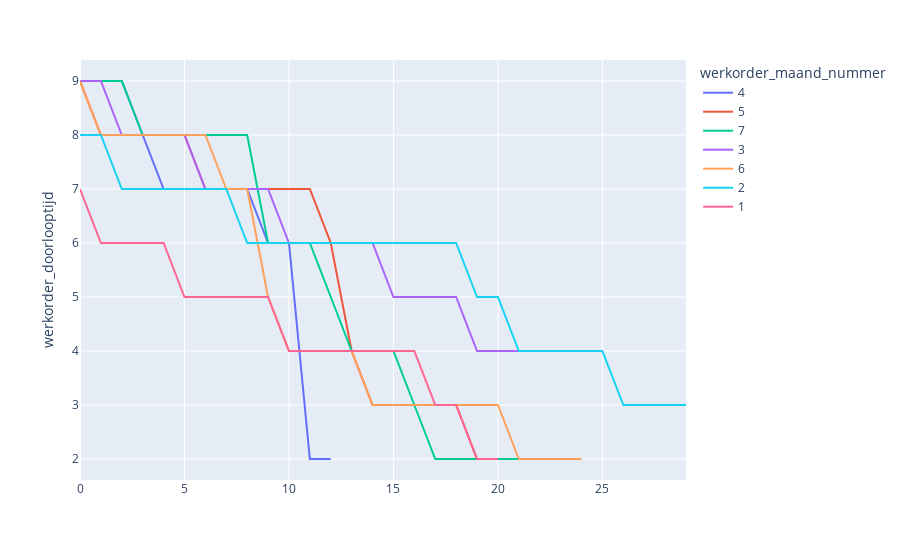

Notebook cell for this chart:
### Code cell
fig = px.line(werkorder_df.sort_values("werkorder_doorlooptijd", ascending=False),  y="werkorder_doorlooptijd", color='werkorder_maand_nummer')
fig.show()

### Figure 1 — Plotly figure (JSON) as saved in the notebook; plotly's stock layout.template omitted (floating-point values rounded to 4 significant figures)
{"data": [{"hovertemplate": "werkorder_maand_nummer=4<br>werkorder_doorlooptijd=%{y}<extra></extra>", "legendgroup": "4", "line": {"color": "#636efa", "dash": "solid"}, "mode": "lines", "name": "4", "showlegend": true, "type": "scatter", "xaxis": "x", "y": [9, 9, 9, 8, 7, 7, 7, 7, 7, 6, 6, 2, 2], "yaxis": "y"}, {"hovertemplate": "werkorder_maand_nummer=5<br>werkorder_doorlooptijd=%{y}<extra></extra>", "legendgroup": "5", "line": {"color": "#EF553B", "dash": "solid"}, "mode": "lines", "name": "5", "showlegend": true, "type": "scatter", "xaxis": "x", "y": [9, 8, 8, 8, 8, 8, 7, 7, 7, 7, 7, 7, 6, 4, 3, 3, 3, 3, 3, 2, 2, 2, 2, 2], "yaxis": "y"}, {"hovertemplate": "werkorder_maand_nummer=7<br>werkorder_doorlooptijd=%{y}<extra></extra>", "legendgroup": "7", "line": {"color": "#00cc96", "dash": "solid"}, "mode": "lines", "name": "7", "showlegend": true, "type": "scatter", "xaxis": "x", "y": [9, 9, 9, 8, 8, 8, 8, 8, 8, 6, 6, 6, 5, 4, 4, 4, 3, 2, 2, 2, 2, 2, 2], "yaxis": "y"}, {"hovertemplate": "werkorder_maand_nummer=3<br>werkorder_doorlooptijd=%{y}<extra></extra>", "legendgroup": "3", "line": {"color": "#ab63fa", "dash": "solid"}, "mode": "lines", "name": "3", "showlegend": true, "type": "scatter", "xaxis": "x", "y": [9, 9, 8, 8, 8, 8, 7, 7, 7, 7, 6, 6, 6, 6, 6, 5, 5, 5, 5, 4, 4, 4], "yaxis": "y"}, {"hovertemplate": "werkorder_maand_nummer=6<br>werkorder_doorlooptijd=%{y}<extra></extra>", "legendgroup": "6", "line": {"color": "#FFA15A", "dash": "solid"}, "mode": "lines", "name": "6", "showlegend": true, "type": "scatter", "xaxis": "x", "y": [9, 8, 8, 8, 8, 8, 8, 7, 7, 5, 4, 4, 4, 4, 3, 3, 3, 3, 3, 3, 3, 2, 2, 2, 2], "yaxis": "y"}, {"hovertemplate": "werkorder_maand_nummer=2<br>werkorder_doorlooptijd=%{y}<extra></extra>", "legendgroup": "2", "line": {"color": "#19d3f3", "dash": "solid"}, "mode": "lines", "name": "2", "showlegend": true, "type": "scatter", "xaxis": "x", "y": [8, 8, 7, 7, 7, 7, 7, 7, 6, 6, 6, 6, 6, 6, 6, 6, 6, 6, 6, 5, 5, 4, 4, 4, 4, 4, 3, 3, 3, 3], "yaxis": "y"}, {"hovertemplate": "werkorder_maand_nummer=1<br>werkorder_doorlooptijd=%{y}<extra></extra>", "legendgroup": "1", "line": {"color": "#FF6692", "dash": "solid"}, "mode": "lines", "name": "1", "showlegend": true, "type": "scatter", "xaxis": "x", "y": [7, 6, 6, 6, 6, 5, 5, 5, 5, 5, 4, 4, 4, 4, 4, 4, 4, 3, 3, 2, 2], "yaxis": "y"}], "layout": {"legend": {"title": {"text": "werkorder_maand_nummer"}, "tracegroupgap": 0}, "margin": {"t": 60}, "xaxis": {"anchor": "y", "domain": [0, 1]}, "yaxis": {"anchor": "x", "domain": [0, 1], "title": {"text": "werkorder_doorlooptijd"}}}}
